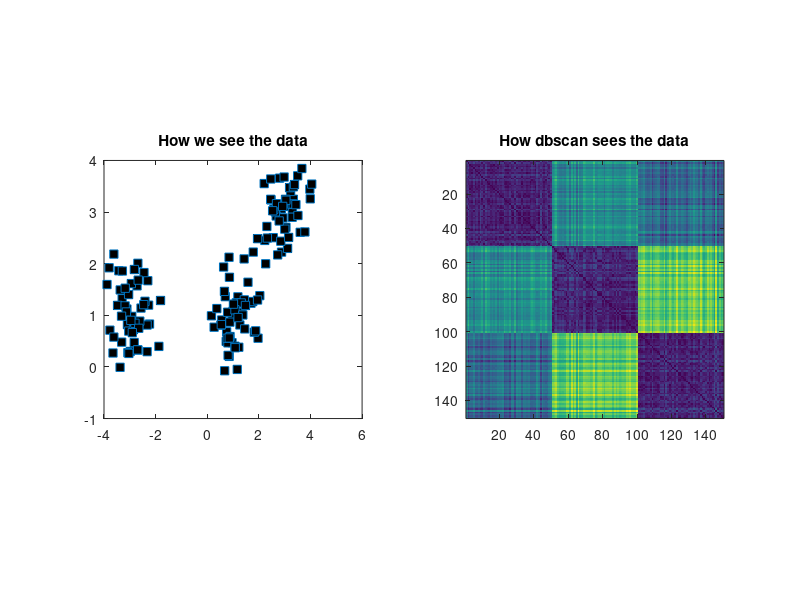

Reproduce this figure in MATLAB. (Note: this script raises an error after producing the figure.)
%%
%   COURSE: Master statistics and machine learning: intuition, math, code										
%      URL: udemy.com/course/statsml_x/?couponCode=202212 
% 
%  SECTION: Clustering and dimension-reduction
%    VIDEO: dbscan
% 
%  TEACHER: Mike X Cohen, sincxpress.com
%

%%

% a clear MATLAB workspace is a clear mental workspace
close all; clear; clc

%% create data (identical to k-means!)

nPerClust = 50;

% blur around centroid (std units)
blur = .5;

% XY centroid locations
A = [  1 1 ];
B = [ -3 1 ];
C = [  3 3 ];

% generate data
a = [ A(1)+randn(nPerClust,1)*blur A(2)+randn(nPerClust,1)*blur ];
b = [ B(1)+randn(nPerClust,1)*blur B(2)+randn(nPerClust,1)*blur ];
c = [ C(1)+randn(nPerClust,1)*blur C(2)+randn(nPerClust,1)*blur ];

% concatanate into a list
data = [a; b; c];

% show the data
figure(1), clf
subplot(121)
plot(data(:,1),data(:,2),'s','markerfacecolor','k')
axis square
title('How we see the data')


%%% distance matrix
D = zeros(size(data,1));
for i=1:length(D)
    for j=1:length(D)
        D(i,j) = sqrt( (data(i,1)-data(j,1))^2 + (data(i,2)-data(j,2))^2 );
    end
end
subplot(122)
imagesc(D)
axis square
title('How dbscan sees the data')

%% dbscan
%%%%% IMPORTANT NOTE: The dbscan function was downloaded from https://www.peterkovesi.com/projects/segmentation/
% I included it here for accessibility. I was not involved in writing or testing this function,
% so I am providing it as-is with no guarantees to its accuracy. The inputs and outputs are slightly
% different compared to MATLAB.

[~,groupidx] = dbscan_Oct(data',1,9);

nclust = max(groupidx);

% compute cluster centers
cents = zeros(nclust,2);
for ci=1:nclust
    cents(ci,:) = mean(data(groupidx==ci,:));
end

% draw lines from each data point to the centroids of each cluster
figure(4), clf
lineColors = 'rmbgmrkbgmrkbgmrkbgmrkbgmrkbgmrkbgmrkbgmrkbgmrkbgmrkbgmrkbgm';
hold on
for i=1:length(data)
    if groupidx(i)==-1
        plot(data(i,1),data(i,2),'w+')
    else
        plot([ data(i,1) cents(groupidx(i),1) ],[ data(i,2) cents(groupidx(i),2) ],lineColors(groupidx(i)))
    end
end

% now draw the raw data in different colors
for i=1:nclust
    plot(data(groupidx==i,1),data(groupidx==i,2),[ lineColors(i) 'o' ],'markerface','w')
end

% and now plot the centroid locations
plot(cents(:,1),cents(:,2),'ko','markerface','g','markersize',10);
xlabel('Axis 1'), ylabel('Axis 2')
title([ 'Result of dbscan clustering (k=' num2str(size(cents,1)) ')' ])

% finally, the "ground-truth" centers
plot(A(1),A(2),'kp','linewidth',2,'markersize',20,'markerfacecolor','y')
plot(B(1),B(2),'kp','linewidth',2,'markersize',20,'markerfacecolor','y')
plot(C(1),C(2),'kp','linewidth',2,'markersize',20,'markerfacecolor','y')

%% testing the parameter space

% parameter ranges
epsilons = linspace(.1,2,40);
minpoints = 1:30;

% initialize results matrix
results = zeros(length(epsilons),length(minpoints),2);

%% NOTE: This loop takes a while to run.... start it and get a coffee ;)
for ei=1:length(epsilons)
    for di=1:length(minpoints)
        [~,groupidx] = dbscan_Oct(data',epsilons(ei),minpoints(di));
        results(ei,di,1) = max(groupidx);
        results(ei,di,2) = sum(groupidx==-1);
    end
end

figure(3), clf
subplot(121)
imagesc(minpoints,epsilons,squeeze(results(:,:,1)))
axis square, axis xy
set(gca,'clim',[1 5])
xlabel('Minimum points'), ylabel('Epsilon')
title('Number of groups')
colormap(jet(10))
colorbar

subplot(122)
imagesc(minpoints,epsilons,squeeze(results(:,:,2)))
axis square, axis xy
set(gca,'clim',[1 length(data)/3])
xlabel('Minimum points'), ylabel('Epsilon')
title('Number of "noise" points')
colorbar

%% determining the appropriate parameters

% NOTE: The thesis I linked in the video is no longer available. 
%    There are several methods to determine an appropriate epsilon
%    parameter, depending on the nature of the data and level of
%    sophistication required. I hope the references below are helpful; you
%    can also google around to find more tips for picking parameters.
% 
% https://towardsdatascience.com/machine-learning-clustering-dbscan-determine-the-optimal-value-for-epsilon-eps-python-example-3100091cfbc
% https://core.ac.uk/download/pdf/219373759.pdf
% https://www.biorxiv.org/content/10.1101/2020.07.09.195784v2.full.pdf

D = zeros(size(data,1),1);

for i=1:size(data,1)
    % compute distance
    d = sqrt( (data(i,1)-data(:,1)).^2 + (data(i,2)-data(:,2)).^2 );
    
    % distance to 3rd closest point
    d = sort(d,'ascend');
    D(i) = d(4); 
end

figure(4), clf
plot(sort(D,'ascend'),'s-')


%% Try again with nonlinear clusters

N = 1000;
th = linspace(0,2*pi,N)';

% create the two circles
data1 = [ cos(th) sin(th) ] + randn(N,2)/15;
data2 = .3*[ cos(th) sin(th) ] + randn(N,2)/15;

% put them together into one dataset
circdata = [data1; data2];

% plot
figure(5), clf
plot(circdata(:,1),circdata(:,2),'o')

%% dbscan

[~,groupidx] = dbscan_Oct(circdata',.2,2);
nclust = max(groupidx);

% now draw the raw data in different colors
clf, hold on
for i=1:nclust
    plot(circdata(groupidx==i,1),circdata(groupidx==i,2),[ lineColors(i) 'o' ],'markerface','w')
end

% and plot unassigned data
plot(circdata(groupidx==-1,1),circdata(groupidx==-1,2),'k+')


title([ 'Result of dbscan clustering (k=' num2str(nclust) ')' ])


%% done.
